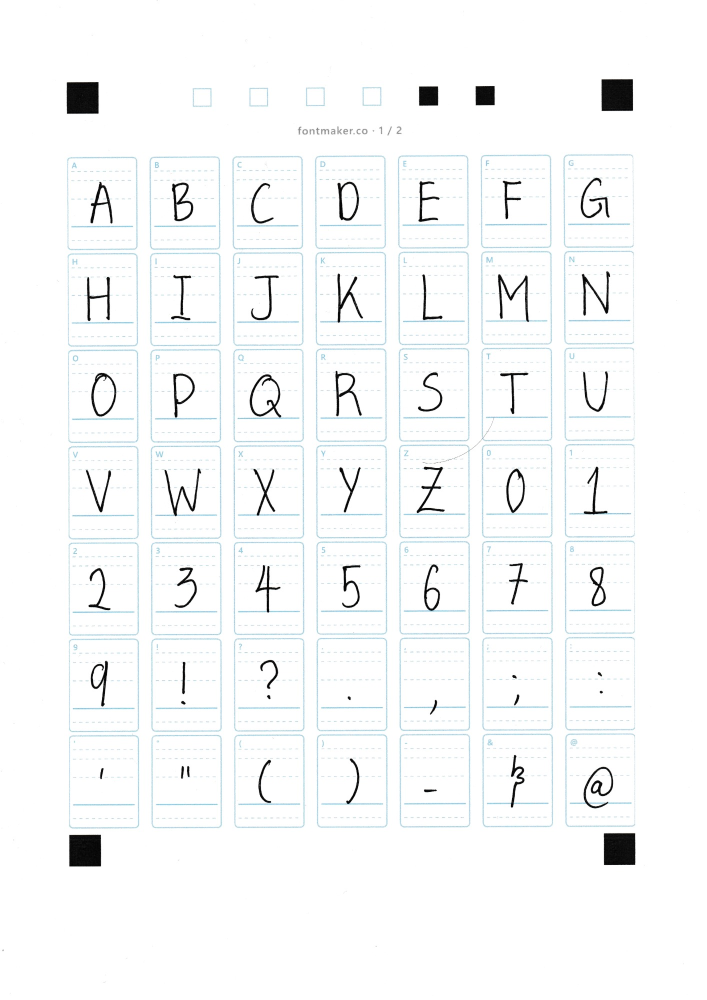
#> input picture scans/page1.jpg, 1414 x 2000 px (shown at 1/2 size)
$ python extract.py
#> lines starting #> are read from the running program, lines starting #| are printed output that depends on the picture; after the words box and inside, x2 and y2 are one past the last pixel; in counts of white or black regions, pixels touching at a corner belong together
"""Detect the template grid on each scan and save per-cell ink + baseline info."""
import json, os
import cv2
import numpy as np

ROOT = os.path.dirname(os.path.dirname(os.path.abspath(__file__)))
PAGES = [
    (os.path.join(ROOT, "scans", "page1.jpg"),
     list("ABCDEFGHIJKLMNOPQRSTUVWXYZ0123456789!?.,;:'\"()-&@")),
    (os.path.join(ROOT, "scans", "page2.jpg"),
     list("abcdefghijklmnopqrstuvwxyz#$%€£¥*+×÷=/\\_<>[]{}|~°")),
]
OUT = os.path.join(ROOT, "build", "cells")
os.makedirs(OUT, exist_ok=True)


def corner_squares(gray):
    """Return centers of the 4 big corner registration squares (TL, TR, BL, BR)."""
    _, bw = cv2.threshold(gray, 100, 255, cv2.THRESH_BINARY_INV)
    n, lab, stats, cent = cv2.connectedComponentsWithStats(bw)
    big = [(stats[i, cv2.CC_STAT_AREA], cent[i]) for i in range(1, n)
           if stats[i, cv2.CC_STAT_AREA] > 2500
           and 0.8 < stats[i, cv2.CC_STAT_WIDTH] / stats[i, cv2.CC_STAT_HEIGHT] < 1.25]
    pts = np.array([c for _, c in big])
    h, w = gray.shape
    targets = [(0, 0), (w, 0), (0, h), (w, h)]
    return np.array([pts[np.argmin(((pts - t) ** 2).sum(1))] for t in targets], np.float32)


def main():
    meta = {}
    ref = None
    for path, chars in PAGES:
        img = cv2.imread(path)
#> img is the input picture: shape (2000, 1414, 3); mean B, G, R 249, 248.6, 247.3
        gray = cv2.cvtColor(img, cv2.COLOR_BGR2GRAY)
        sq = corner_squares(gray)
#> in corner_squares, `_, bw = cv2.threshold(gray, 100, 255, cv2.THRESH_BINARY_INV)`:
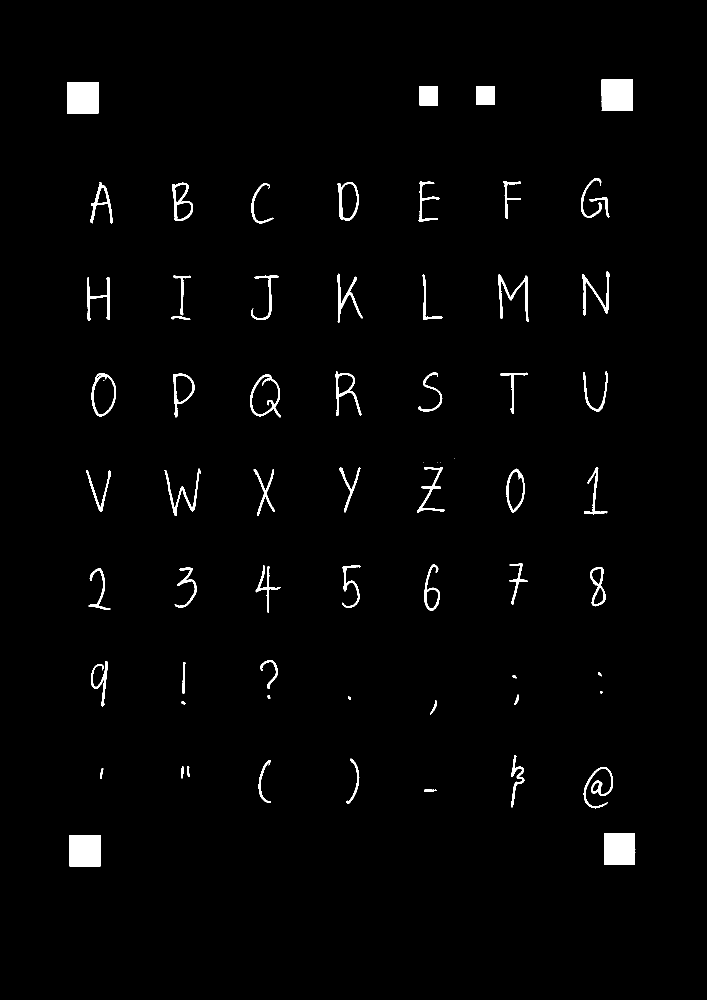
#> bw: shape (2000, 1414) (shown at 1/2 size); 1.8% white; 67 white regions (5 under 20 px), largest, box (x1, y1, x2, y2) and area: (139, 1670, 202, 1733) 3967, (1203, 159, 1266, 222) 3933, (134, 164, 197, 227) 3924
#> in corner_squares, `n, lab, stats, cent = cv2.connectedComponentsWithStats(bw)`:
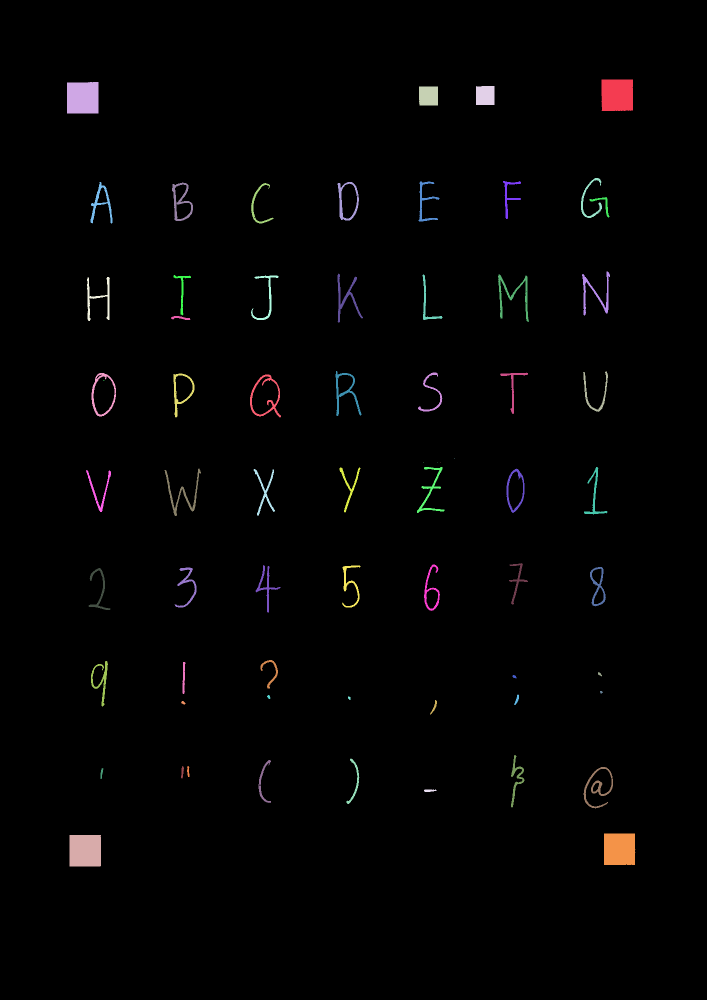
#> lab: shape (2000, 1414) int32 (shown at 1/2 size); 68 distinct labels, from 0 to 67; one colour per label, 0 black
#> in corner_squares, `n, lab, stats, cent = cv2.connectedComponentsWithStats(bw)`: n = 68; stats = 68 rows, first 6: [0, 0, 1414, 2000, 2777739], [1203, 159, 63, 63, 3933], [134, 164, 63, 63, 3924], [838, 173, 38, 38, 1438], [952, 172, 37, 38, 1396], [1162, 356, 42, 80, 610]; cent = 68 pairs, first value 165.1 to 1238.5, second value 189.8 to 1701
#> in corner_squares, `big = [(stats[i, cv2.CC_STAT_AREA], cent[i]) for i in range(1, n) if s..`: big = [(3933, [1234, 189.8]), (3924, [165.1, 195.4]), (3905, [1238.5, 1698]), (3967, [170, 1701])]
#> in corner_squares, `pts = np.array([c for _, c in big])`: pts = [[1234, 189.8], [165.1, 195.4], [1238.5, 1698], [170, 1701]]
#> sq = [[165.1, 195.4], [1234, 189.8], [170, 1701], [1238.5, 1698]]
        if ref is None:
            ref = sq
#> ref has the same summary as sq
        M = cv2.getPerspectiveTransform(sq, ref)
#> M = [[1, 9.94e-21, 4.48e-16], [-7.45e-18, 1, 4.63e-15], [-2.21e-21, 1.37e-23, 1]]
        img = cv2.warpPerspective(img, M, (img.shape[1], img.shape[0]),
                                  flags=cv2.INTER_CUBIC, borderValue=(255, 255, 255))
        b, g, r = [c.astype(int) for c in cv2.split(img)]
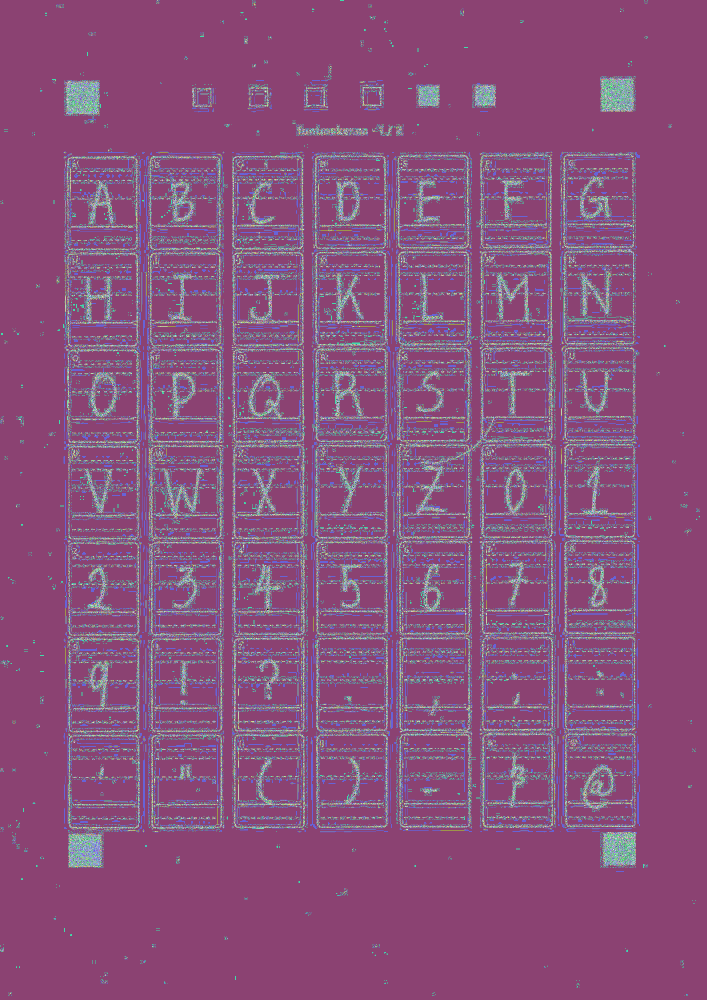
#> b: shape (2000, 1414) int64 (shown at 1/2 size); 256 distinct labels, from 0 to 255; one colour per label, 0 black
        blue = ((b - r) > 25) & (b > 120)
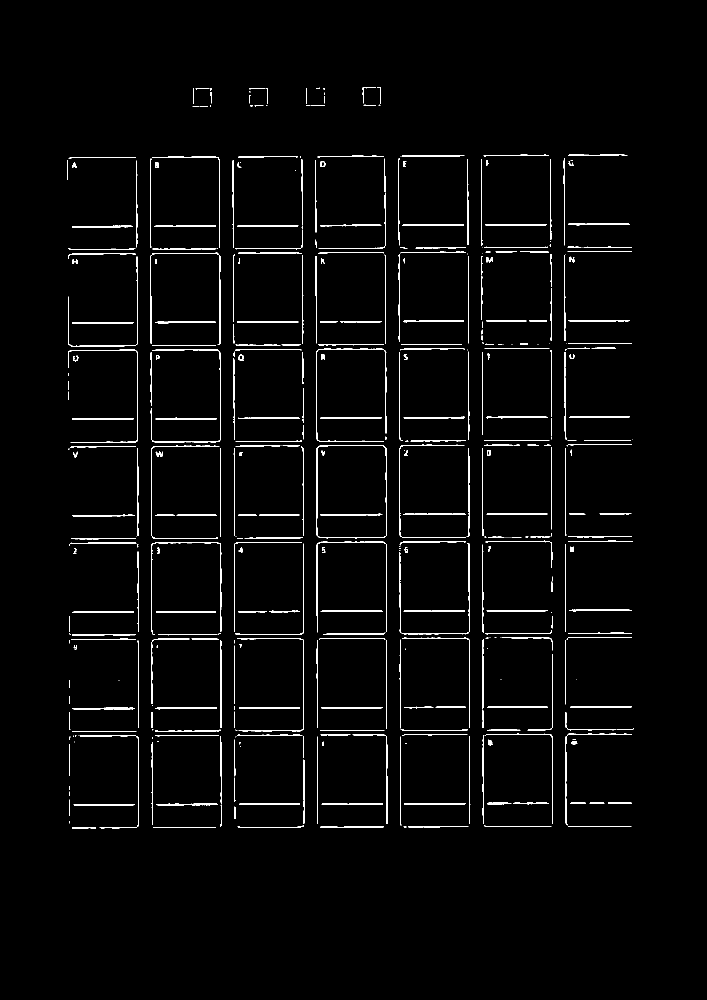
#> blue: shape (2000, 1414) bool (shown at 1/2 size); 2.8% white in thin lines or dots, all inside (x1, y1, x2, y2) = (134, 174, 1268, 1658)
        # Region between the top and bottom registration squares.
        x0, x1 = int(ref[0][0]) - 40, int(ref[1][0]) + 40
#> x0 = 125; x1 = 1274
        y0, y1 = int(ref[0][1]) + 80, int(ref[2][1]) - 30
#> y0 = 275; y1 = 1670
        # Regular grid (in page-1 reference frame): pitch 165.6 x 193 px.
        xs = sum([[int(136 + 165.6 * c), int(136 + 165.6 * c) + 138] for c in range(7)], [])
        ys = sum([[int(313 + 193 * r), int(313 + 193 * r) + 184] for r in range(7)], [])
#> ys = [313, 497, 506, 690, 699, 883, 892, 1076, 1085, 1269, 1278, 1462, 1471, 1655]
        dbg = img.copy()
        for row in range(7):
            for col in range(7):
                ch = chars[row * 7 + col]
                cx0, cx1 = xs[col * 2] + 6, xs[col * 2 + 1] - 6
                cy0, cy1 = ys[row * 2] + 6, ys[row * 2 + 1] - 6
                cell = img[cy0:cy1, cx0:cx1]
                cb = blue[cy0:cy1, cx0:cx1]
                # Baseline = the solid guide: row with the most blue pixels, lower half of cell.
                prof = cb.sum(1).astype(float)
                hh = len(prof)
                lo = hh // 2
                base = lo + int(np.argmax(prof[lo:]))
                key = f"{ord(ch):04x}"
                cv2.imwrite(f"{OUT}/{key}.png", cell)
                meta[key] = {"char": ch, "baseline": base, "w": cell.shape[1], "h": hh}
                cv2.rectangle(dbg, (cx0, cy0), (cx1, cy1), (0, 0, 255), 1)
                cv2.line(dbg, (cx0, cy0 + base), (cx1, cy0 + base), (0, 200, 0), 1)
#> this loop made 7 passes
#> pass 1, in main, `cv2.imwrite(f"{OUT}/{key}.png", cell)`:
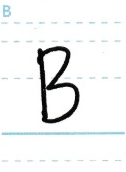
#> saved as 0042.png: shape (172, 126, 3); mean B, G, R 242.1, 241.8, 240.4
#> pass 1, in main, `cv2.imwrite(f"{OUT}/{key}.png", cell)`:
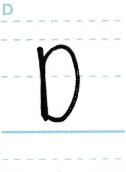
#> saved as 0044.png: shape (172, 126, 3); mean B, G, R 242.9, 242.6, 241.3
#> after the loop:
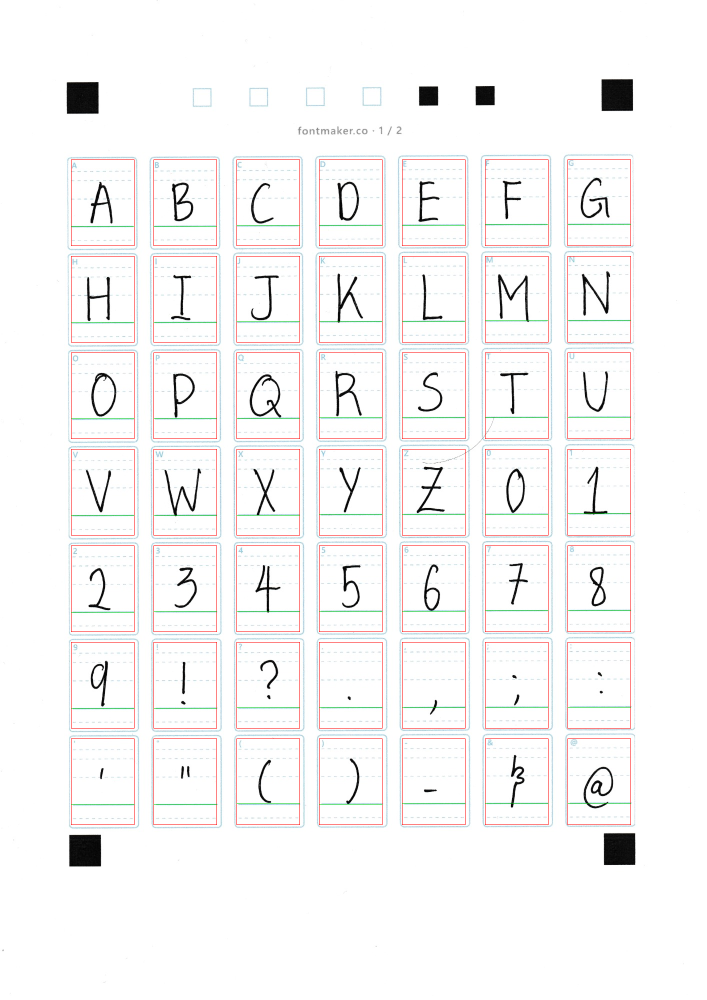
#> dbg: shape (2000, 1414, 3) (shown at 1/2 size); 1.25% of pixels changed, all inside (x1, y1, x2, y2) = (142, 319, 1262, 1650)
#> after the loop, meta = 49 items
        cv2.imwrite(os.path.join(ROOT, "build", f"debug_page{PAGES.index((path, chars)) + 1}.png"), dbg)
#> pass 2 of the loop in main, `for path, chars in PAGES:`:
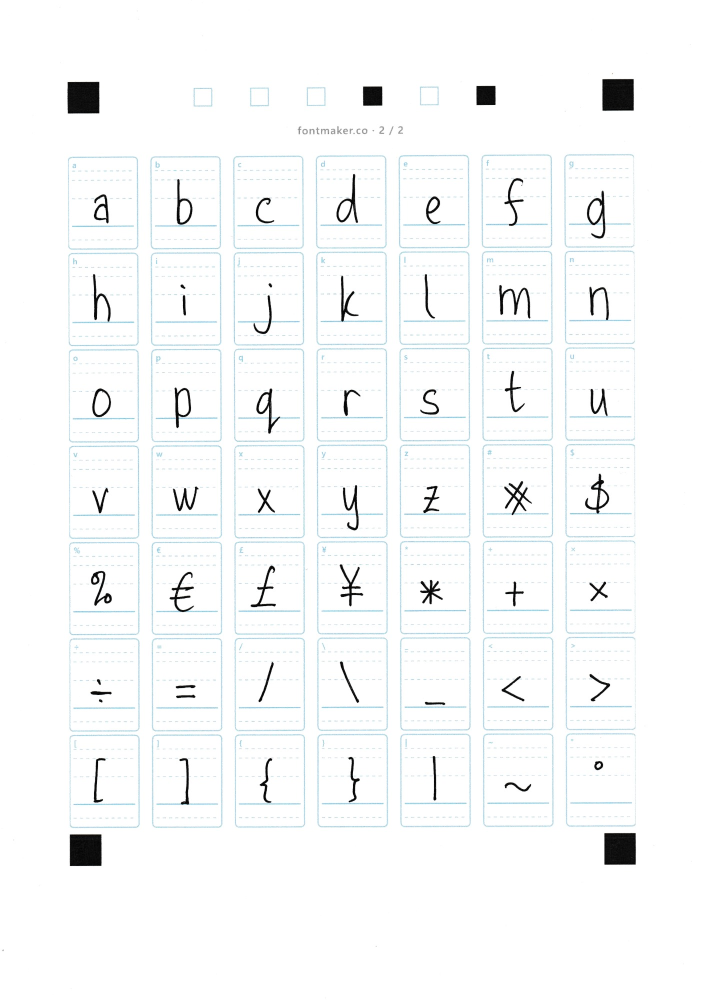
#> input picture scans/page2.jpg, 1414 x 2000 px (shown at 1/2 size)
#> in main, img is the input picture: shape (2000, 1414, 3); mean B, G, R 249.5, 249.2, 247.8
#> bw: shape (2000, 1414); 1.6% white; 61 white regions (1 under 20 px), largest, box (x1, y1, x2, y2) and area: (140, 1669, 203, 1732) 3966, (135, 164, 199, 227) 3934, (1205, 158, 1267, 221) 3897
#> in corner_squares (call 2), `n, lab, stats, cent = cv2.connectedComponentsWithStats(bw)`:
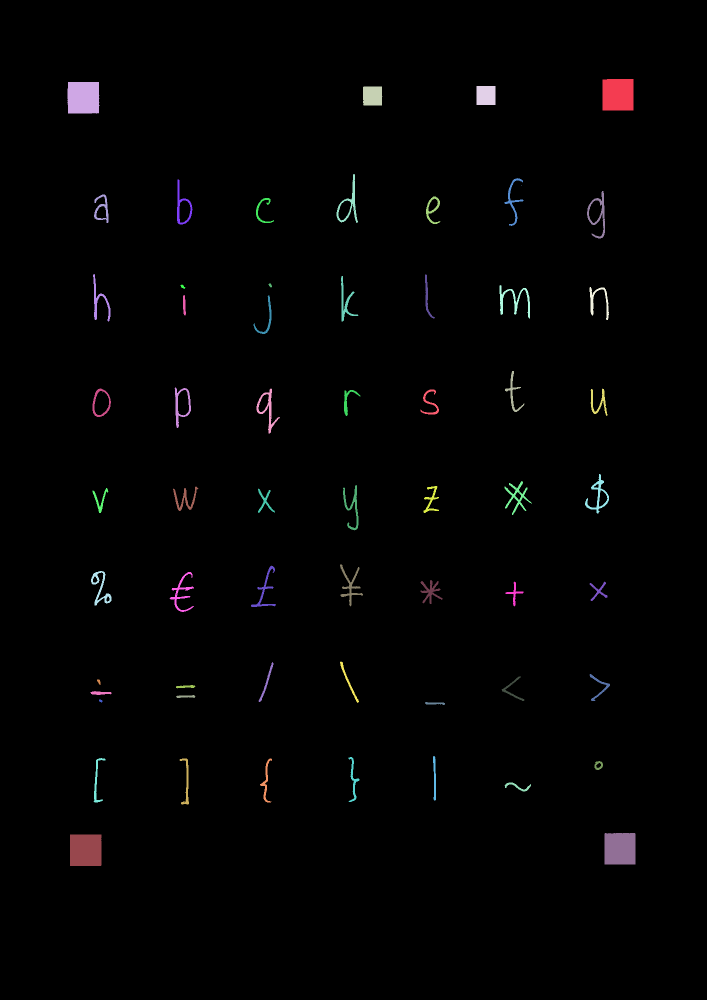
#> lab: shape (2000, 1414) int32 (shown at 1/2 size); 62 distinct labels, from 0 to 61; one colour per label, 0 black
#> n = 62; stats = 62 rows, first 6: [0, 0, 1414, 2000, 2782587], [1205, 158, 62, 63, 3897], [135, 164, 64, 63, 3934], [726, 173, 39, 38, 1438], [953, 172, 38, 38, 1444], [673, 348, 43, 98, 874]; cent = 62 pairs, first value 166.3 to 1239.6, second value 189.1 to 1700
#> big = [(3897, [1235.6, 189.1]), (3934, [166.3, 194.9]), (3890, [1239.6, 1697.1]), (3966, [171, 1700])]
#> pts = [[1235.6, 189.1], [166.3, 194.9], [1239.6, 1697.1], [171, 1700]]
#> sq = [[166.3, 194.9], [1235.6, 189.1], [171, 1700], [1239.6, 1697.1]]
#> M = [[1, 8.77e-05, -1.19], [0.000324, 1, 0.352], [2.7e-07, -1.83e-07, 1]]
#> b: shape (2000, 1414) int64; 256 distinct labels, from 0 to 255
#> blue: shape (2000, 1414) bool; 2.7% white in thin lines or dots, all inside (x1, y1, x2, y2) = (135, 174, 1266, 1657)
#> after the loop in main, `for row in range(7):`:
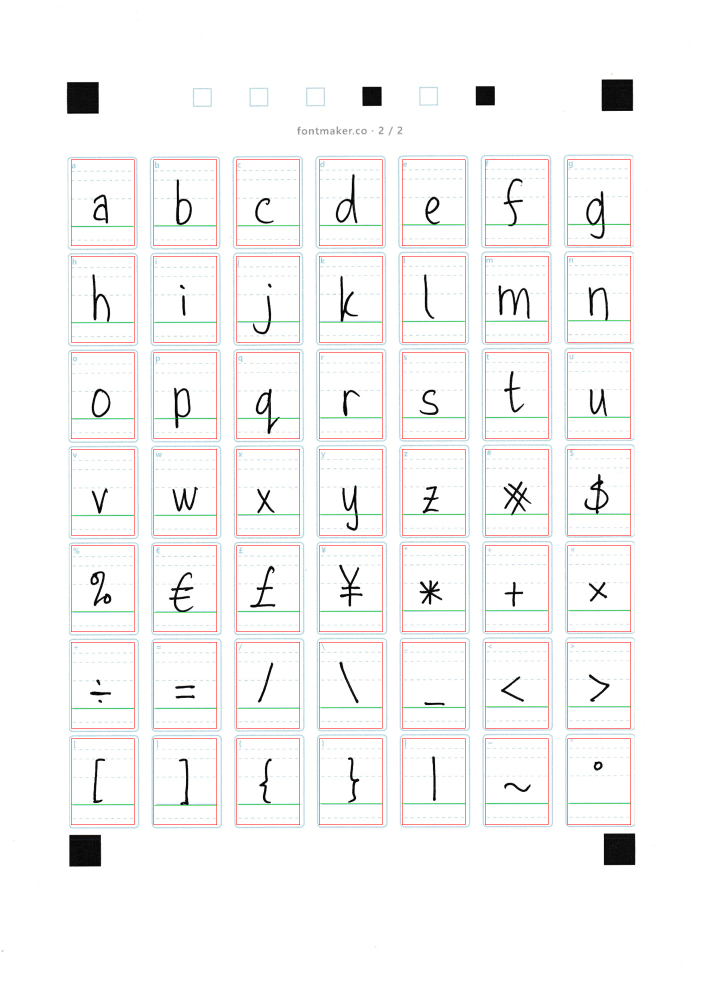
#> dbg: shape (2000, 1414, 3) (shown at 1/2 size); mean B, G, R 246.3, 246.5, 247.5
#> after the loop in main, `for row in range(7):`: meta = 98 items
    json.dump(meta, open(f"{OUT}/meta.json", "w", encoding="utf-8"), ensure_ascii=False, indent=1)


main()
